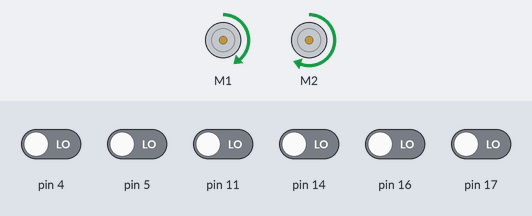
Bench run of a sketch on a simulated Arduino Uno, built with avr-gcc and run on an emulated ATmega328P. Shown: 2 × DC motor (green arrow = forward, orange = backward, longer = faster). The inputs (shaded band) are chosen by the test bench; at power-on: pin 4, pin 5, pin 11, pin 14, pin 16, pin 17 LOW.

Above: at 8.4 s.
8.5 s: pin 5 driven HIGH
At 9.5 s:
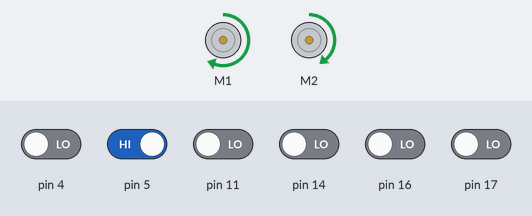
10.0 s: pin 4 driven HIGH
At 10.6 s:
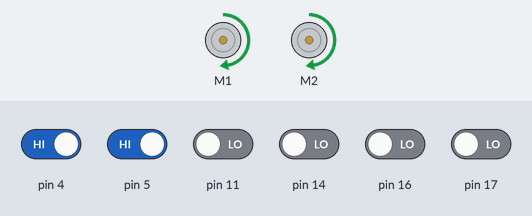
11.5 s: pin 11 driven HIGH
At 11.8 s:
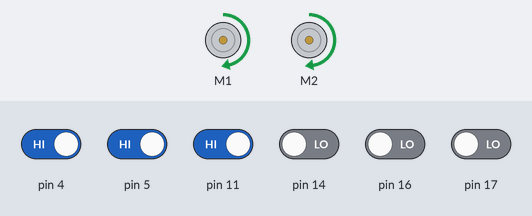
13.0 s: pin 4 driven LOW
At 14.1 s:
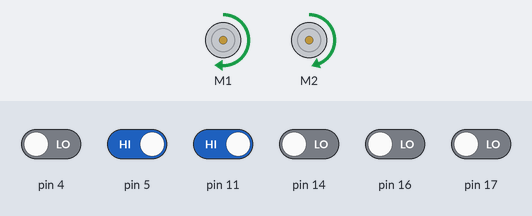
14.5 s: pin 14 driven HIGH
At 15.2 s:
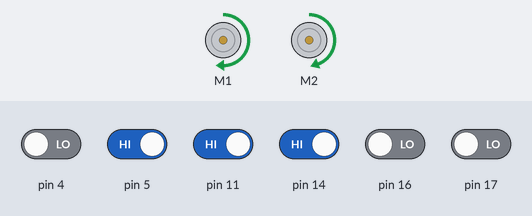
16.0 s: pin 17 driven HIGH
At 16.4 s:
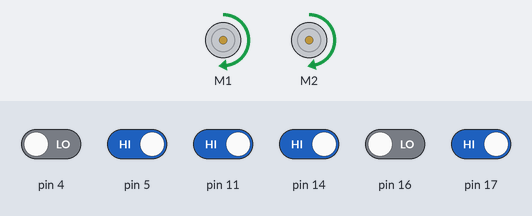
Timing chart, 0 to 18.5 s (numbered marks = the images above; inputs shaded):
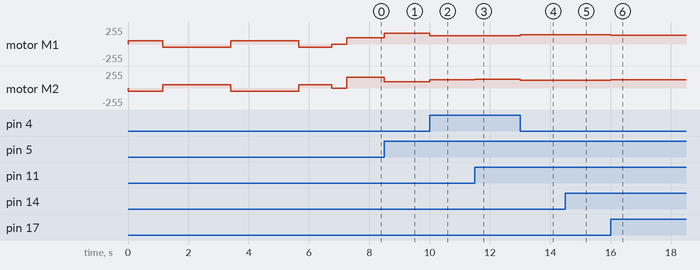

The sketch:

proportional_control.ino
```cpp
#include <Wire.h>
#include <ZumoShield.h>

ZumoMotors motors;
ZumoReflectanceSensorArray linesensors(QTR_NO_EMITTER_PIN);

void setup() {
  int i;
  int spin_direction = 1;
  motors.setSpeeds(80*spin_direction, -80*spin_direction);
  for(i = 0; i<150; i++){
    linesensors.calibrate();
    if(i%50 == 25){ // every 50 loops, starting on loop 25...
      spin_direction = -spin_direction;
      motors.setSpeeds(80*spin_direction, -80*spin_direction);
    }
    delay(20);
  }
  motors.setSpeeds(0,0);
  delay(500);
}

unsigned int sensor_vals[6];
int BASE_SPEED = 200;
double PROPORTION_GAIN = 0.02;
void loop() {
  int line_position = linesensors.readLine(sensor_vals);
  int error = line_position - 2500;
  int left_speed = BASE_SPEED + PROPORTION_GAIN * error;
  int right_speed = BASE_SPEED + -PROPORTION_GAIN * error;
  motors.setSpeeds(left_speed, right_speed);
}
```

Measured:
- after the input at 8.5 s, motor M1: forward 95/255 → forward 159/255 at once; motor M2: forward 159/255 → forward 95/255 at once
- after the input at 10.0 s, motor M1: forward 159/255 → forward 127/255 at once; motor M2: forward 95/255 → forward 127/255 at once
- after the input at 11.5 s, motor M1: forward 127/255 → forward 124/255 at once; motor M2: forward 127/255 → forward 129/255 at once
- after the input at 13.0 s, motor M1: forward 124/255 → forward 140/255 at once; motor M2: forward 129/255 → forward 114/255 at once
- after the input at 14.5 s, motor M1: forward 140/255 → forward 137/255 at once; motor M2: forward 114/255 → forward 116/255 at once
- after the input at 16.0 s, motor M1: forward 137/255 → forward 130/255 at once; motor M2: forward 116/255 → forward 124/255 at once
